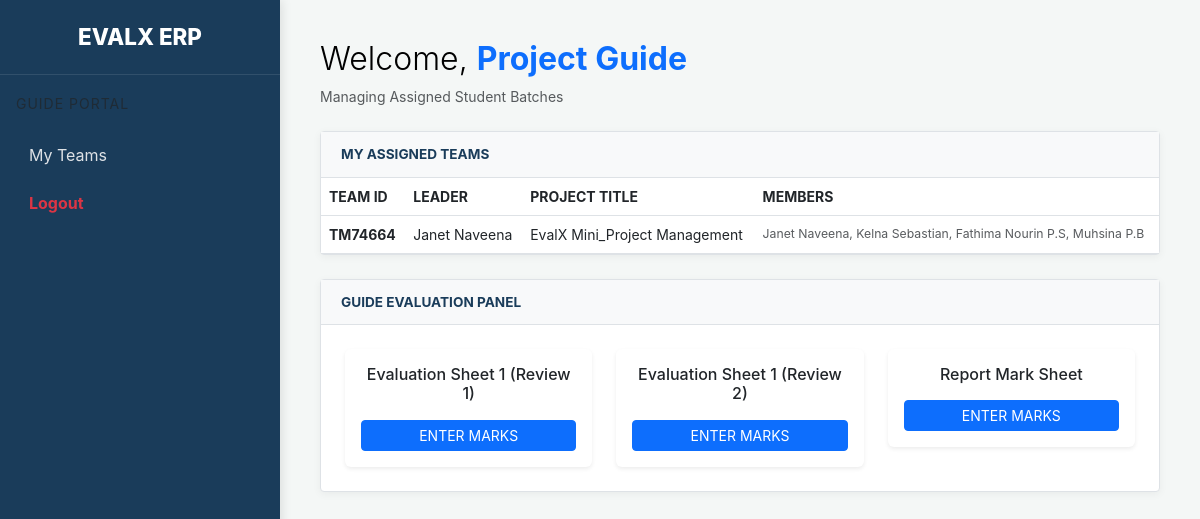
Screenshot of /guide/dashboard/ (signed in) with the database file from the repository.
### accounts/models.py (models this page shows, shortened)
class Team(models.Model):
    team_id = models.CharField(max_length=10, primary_key=True)
    user = models.OneToOneField(User, on_delete=models.CASCADE, related_name='student_profile')
    guide = models.ForeignKey(
        User,
        on_delete=models.SET_NULL,
        null=True,
        related_name='team_profile' # THIS IS THE CRITICAL LINE
    )
    leader_name = models.CharField(max_length=100, blank=True, null=True)
    project_title = models.CharField(max_length=255, blank=True, null=True)
    is_approved = models.BooleanField(default=False)
    created_at = models.DateTimeField(auto_now_add=True)

class TeamMember(models.Model):
    team = models.ForeignKey(Team, on_delete=models.CASCADE, related_name='members')
    name = models.CharField(max_length=100)
    reg_number = models.CharField(max_length=20, unique=True)
    is_leader = models.BooleanField(default=False)
    r1_c_comp = models.FloatField(default=0.0, validators=[MinValueValidator(0), MaxValueValidator(10)])
    r1_c_func = models.FloatField(default=0.0, validators=[MinValueValidator(0), MaxValueValidator(5)])
    r1_c_pres = models.FloatField(default=0.0, validators=[MinValueValidator(0), MaxValueValidator(5)])
    r1_c_oral = models.FloatField(default=0.0, validators=[MinValueValidator(0), MaxValueValidator(10)])
    r1_c_know = models.FloatField(default=0.0, validators=[MinValueValidator(0), MaxValueValidator(10)])
    r1_c_absent = models.BooleanField(default=False)
    r1_h_comp = models.FloatField(default=0.0, validators=[MinValueValidator(0), MaxValueValidator(10)])
    r1_h_func = models.FloatField(default=0.0, validators=[MinValueValidator(0), MaxValueValidator(5)])
    r1_h_pres = models.FloatField(default=0.0, validators=[MinValueValidator(0), MaxValueValidator(5)])
    r1_h_oral = models.FloatField(default=0.0, validators=[MinValueValidator(0), MaxValueValidator(10)])
    r1_h_know = models.FloatField(default=0.0, validators=[MinValueValidator(0), MaxValueValidator(10)])
    r1_h_absent = models.BooleanField(default=False)
    r1_g_comp = models.FloatField(default=0.0, validators=[MinValueValidator(0), MaxValueValidator(10)])
    r1_g_func = models.FloatField(default=0.0, validators=[MinValueValidator(0), MaxValueValidator(5)])
    r1_g_pres = models.FloatField(default=0.0, validators=[MinValueValidator(0), MaxValueValidator(5)])
    r1_g_oral = models.FloatField(default=0.0, validators=[MinValueValidator(0), MaxValueValidator(10)])
    r1_g_know = models.FloatField(default=0.0, validators=[MinValueValidator(0), MaxValueValidator(10)])
    r1_g_absent = models.BooleanField(default=False)
    r2_c_comp = models.FloatField(default=0.0, validators=[MinValueValidator(0), MaxValueValidator(10)])
    r2_c_func = models.FloatField(default=0.0, validators=[MinValueValidator(0), MaxValueValidator(5)])
    r2_c_pres = models.FloatField(default=0.0, validators=[MinValueValidator(0), MaxValueValidator(5)])
    r2_c_oral = models.FloatField(default=0.0, validators=[MinValueValidator(0), MaxValueValidator(10)])
    r2_c_know = models.FloatField(default=0.0, validators=[MinValueValidator(0), MaxValueValidator(10)])
    r2_c_absent = models.BooleanField(default=False)
    r2_h_comp = models.FloatField(default=0.0, validators=[MinValueValidator(0), MaxValueValidator(10)])
    r2_h_func = models.FloatField(default=0.0, validators=[MinValueValidator(0), MaxValueValidator(5)])
    r2_h_pres = models.FloatField(default=0.0, validators=[MinValueValidator(0), MaxValueValidator(5)])
    r2_h_oral = models.FloatField(default=0.0, validators=[MinValueValidator(0), MaxValueValidator(10)])
    r2_h_know = models.FloatField(default=0.0, validators=[MinValueValidator(0), MaxValueValidator(10)])
    r2_h_absent = models.BooleanField(default=False)
    r2_g_comp = models.FloatField(default=0.0, validators=[MinValueValidator(0), MaxValueValidator(10)])
    r2_g_func = models.FloatField(default=0.0, validators=[MinValueValidator(0), MaxValueValidator(5)])
    r2_g_pres = models.FloatField(default=0.0, validators=[MinValueValidator(0), MaxValueValidator(5)])
    r2_g_oral = models.FloatField(default=0.0, validators=[MinValueValidator(0), MaxValueValidator(10)])
    r2_g_know = models.FloatField(default=0.0, validators=[MinValueValidator(0), MaxValueValidator(10)])
    r2_g_absent = models.BooleanField(default=False)
    s2_teamwork = models.FloatField(default=0.0, validators=[MinValueValidator(0), MaxValueValidator(4)])
    s2_tech_know = models.FloatField(default=0.0, validators=[MinValueValidator(0), MaxValueValidator(6)])
    s2_regularity = models.FloatField(default=0.0, validators=[MinValueValidator(0), MaxValueValidator(5)])
    report_guide = models.FloatField(default=0.0, validators=[MinValueValidator(0), MaxValueValidator(10)])
    report_coord = models.FloatField(default=0.0, validators=[MinValueValidator(0), MaxValueValidator(10)])
    report_hod = models.FloatField(default=0.0, validators=[MinValueValidator(0), MaxValueValidator(10)])
    attendance_marks = models.FloatField(default=0.0, validators=[MinValueValidator(0), MaxValueValidator(10)])

### accounts/views.py (the view)
# urls.py: path('guide/dashboard/', views.guide_dashboard, name='guide_dashboard'),
@login_required
def guide_dashboard(request):
    if request.user.role != 'GUIDE':
        return redirect('guide_login')
    assigned_teams = Team.objects.filter(guide=request.user).prefetch_related('members')
    return render(request, 'accounts/guide_dashboard.html', {'teams': assigned_teams})

### accounts/templates/accounts/guide_dashboard.html (shortened to what this page needs)
<!DOCTYPE html>
<html lang="en">
<head>
    <link href="https://cdn.jsdelivr.net/npm/bootstrap@5.3.0/dist/css/bootstrap.min.css" rel="stylesheet">
</head>
<body>
    <div class="sidebar">
        <div class="sidebar-brand">EVALX ERP</div>
        <div class="p-3"><small class="text-uppercase text-muted" style="letter-spacing: 1px;">Guide Portal</small></div>
        <a href="#" class="nav-link">My Teams</a>
        <a href="#" class="nav-link text-danger fw-bold" onclick="document.getElementById('logout-form').submit(); return false;">Logout</a>
    </div>
    <div class="main-content">
        <div class="mb-4">
            <h2 class="fw-light">Welcome, <span class="fw-bold text-primary">Project Guide</span></h2>
            <p class="text-muted small">Managing Assigned Student Batches</p>
        </div>
        <div class="section-card mb-4">
            <div class="section-header">MY ASSIGNED TEAMS</div>
            <div class="table-responsive">
                <table class="table table-hover mb-0 align-middle small">
                    <thead class="bg-light">
                        <tr><th>TEAM ID</th><th>LEADER</th><th>PROJECT TITLE</th><th>MEMBERS</th></tr>
                    </thead>
                    <tbody>
                       {% for team in teams %}
    <tr>
        <td class="fw-bold">{{ team.team_id }}</td>
        <td>{{ team.leader_name }}</td>
        <td>{{ team.project_title|default:"Title Not Set" }}</td>
        <td>
            <div class="small text-muted">
                {% for m in team.members.all %}{{ m.name }}{% if not forloop.last %}, {% endif %}{% endfor %}
            </div>
        </td>
    </tr>
    {% empty %}
    <tr><td colspan="4" class="text-center">You have no assigned teams.</td></tr>
    {% endfor %}
                    </tbody>
                </table>
            </div>
        </div>
        <div class="section-card">
            <div class="section-header">GUIDE EVALUATION PANEL</div>
            <div class="p-4">
                <div class="row g-4">
                    <div class="col-md-4">
                        <div class="card p-3 text-center border-0 shadow-sm">
                            <h6>Evaluation Sheet 1 (Review 1)</h6>
                            <button class="btn btn-primary btn-sm mt-2">ENTER MARKS</button>
                        </div>
                    </div>
                    <div class="col-md-4">
                       <div class="card p-3 text-center border-0 shadow-sm">
                          <h6>Evaluation Sheet 1 (Review 2)</h6>
                          <button class="btn btn-primary btn-sm mt-2">ENTER MARKS</button>
                       </div>
                    </div>
                    <div class="col-md-4">
                       <div class="card p-3 text-center border-0 shadow-sm">
                          <h6>Report Mark Sheet</h6>
                          <button class="btn btn-primary btn-sm mt-2">ENTER MARKS</button>
                       </div>
                    </div>
                </div>
            </div>
        </div>
    </div>
</body>
</html>

### accounts/templates/accounts/guide_dashboard.html (style rules this page uses)
:root { --sidebar-width: 280px; --albertian-blue: #1a3c5a; --sidebar-hover: #244b6d; }
body { background-color: #f4f7f6; display: flex; min-height: 100vh; font-family: 'Inter', sans-serif; color: #000; }
.sidebar { width: var(--sidebar-width); background: var(--albertian-blue); color: white; position: fixed; height: 100vh; box-shadow: 2px 0 10px rgba(0,0,0,0.1); }
.sidebar-brand { padding: 20px; font-size: 1.4rem; font-weight: 800; text-align: center; border-bottom: 1px solid rgba(255,255,255,0.1); }
.nav-link { color: #dee2e6; padding: 12px 25px; text-decoration: none; display: block; border-left: 4px solid transparent; transition: 0.3s; }
.main-content { margin-left: var(--sidebar-width); flex-grow: 1; padding: 40px; }
.section-card { background: white; border-radius: 4px; border: 1px solid #dee2e6; box-shadow: 0 2px 8px rgba(0,0,0,0.05); }
.section-header { padding: 12px 20px; border-bottom: 1px solid #dee2e6; font-weight: 700; background: #f8f9fa; color: var(--albertian-blue); text-transform: uppercase; font-size: 0.85rem; }

### rows the page displays
Team: team_id "TM74664", leader_name "Janet Naveena", project_title "EvalX Mini_Project Management"
TeamMember: name "Janet Naveena"
TeamMember: name "Kelna Sebastian"
TeamMember: name "Fathima Nourin P.S"
TeamMember: name "Muhsina P.B"
